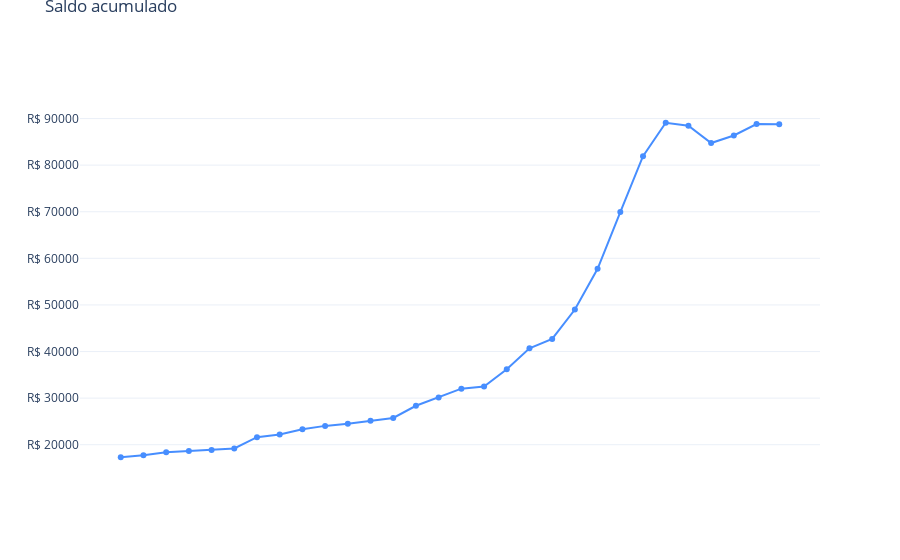

Notebook code cell kept with this figure:
### Code cell
### saldos_por_periodo
periodo = "sem"
n = 30

tbl = db.saldos_transac_periodo(periodo=periodo)
if periodo == "sem":
    tbl["Data"] = tbl["Data"].apply(lambda x: datetime.strptime(x+"-0", "%Y-%W-%w"))
tbl["Data"] = pd.to_datetime(tbl.Data)

tbl["SaldoAcum"] = (tbl["Somas"] + tbl["Abatimentos"]).cumsum()
tbl["SaldoAcumDisplay"] = tbl["SaldoAcum"]\
    .apply(lambda x: f"{x:_.2f}".replace(".", ",").replace("_", " "))

if n:
    tbl = tbl.tail(n)

datestr = "%B de %Y"
if periodo == "dia":
    datestr = "%d de %B de %Y"
elif periodo == "sem":
    datestr = "%Y, semana %W"

layout = pg.Layout(
    showlegend=False,
    template="plotly_white",
    hovermode="x unified",
    xaxis=dict(
        tickmode="array",
        tickvals=[i for i in tbl["Data"]],
        ticktext=[i.strftime(datestr) for i in tbl["Data"]],
        showticklabels=False
    ),
    yaxis_tickprefix = 'R$',
    yaxis_tickformat=" "
)

fig = pg.Figure(layout=layout)
fig.add_trace(pg.Scatter(
    x=tbl["Data"], y=tbl["SaldoAcum"], name="Saldo", 
    mode="lines+markers", 
    customdata=tbl[["SaldoAcumDisplay"]],
    hovertemplate="<b>R$ %{customdata[0]}</b>",
    offsetgroup=0,
    marker=dict(color=CORES[0]),
))
fig.update_layout(title=dict(text="Saldo acumulado", automargin=True))
fig.update_xaxes(showgrid=False)
fig.show(config={"displayModeBar": False})

### Figure 1 — Plotly figure (JSON) as saved in the notebook; plotly's stock layout.template omitted (floating-point values rounded to 4 significant figures)
{"data": [{"customdata": [["17 307,20"], ["17 737,50"], ["18 365,10"], ["18 662,50"], ["18 868,40"], ["19 209,30"], ["21 620,10"], ["22 182,20"], ["23 300,60"], ["24 040,90"], ["24 498,80"], ["25 118,80"], ["25 735,90"], ["28 361,00"], ["30 114,80"], ["32 035,50"], ["32 483,90"], ["36 209,70"], ["40 676,30"], ["42 704,70"], ["49 003,40"], ["57 749,50"], ["69 935,50"], ["81 934,70"], ["89 099,40"], ["88 458,60"], ["84 745,70"], ["86 362,70"], ["88 813,08"], ["88 791,18"]], "hovertemplate": "<b>R$ %{customdata[0]}</b>", "marker": {"color": "#478eff"}, "mode": "lines+markers", "name": "Saldo", "offsetgroup": "0", "type": "scatter", "x": ["2023-11-05T00:00:00", "2023-11-12T00:00:00", "2023-11-19T00:00:00", "2023-11-26T00:00:00", "2023-12-03T00:00:00", "2023-12-10T00:00:00", "2023-12-17T00:00:00", "2023-12-24T00:00:00", "2023-12-31T00:00:00", "2024-01-07T00:00:00", "2024-01-14T00:00:00", "2024-01-21T00:00:00", "2024-01-28T00:00:00", "2024-02-04T00:00:00", "2024-02-11T00:00:00", "2024-02-18T00:00:00", "2024-02-25T00:00:00", "2024-03-03T00:00:00", "2024-03-10T00:00:00", "2024-03-17T00:00:00", "2024-03-24T00:00:00", "2024-03-31T00:00:00", "2024-04-07T00:00:00", "2024-04-14T00:00:00", "2024-04-21T00:00:00", "2024-04-28T00:00:00", "2024-05-05T00:00:00", "2024-05-12T00:00:00", "2024-05-19T00:00:00", "2024-05-26T00:00:00"], "y": [17310.0, 17740.0, 18370.0, 18660.0, 18870.0, 19210.0, 21620.0, 22180.0, 23300.0, 24040.0, 24500.0, 25120.0, 25740.0, 28360.0, 30110.0, 32040.0, 32480.0, 36210.0, 40680.0, 42700.0, 49000.0, 57750.0, 69940.0, 81930.0, 89100.0, 88460.0, 84750.0, 86360.0, 88810.0, 88790.0]}], "layout": {"hovermode": "x unified", "showlegend": false, "title": {"automargin": true, "text": "Saldo acumulado"}, "xaxis": {"showgrid": false, "showticklabels": false, "tickmode": "array", "ticktext": ["2023, semana 44", "2023, semana 45", "2023, semana 46", "2023, semana 47", "2023, semana 48", "2023, semana 49", "2023, semana 50", "2023, semana 51", "2023, semana 52", "2024, semana 01", "2024, semana 02", "2024, semana 03", "2024, semana 04", "2024, semana 05", "2024, semana 06", "2024, semana 07", "2024, semana 08", "2024, semana 09", "2024, semana 10", "2024, semana 11", "2024, semana 12", "2024, semana 13", "2024, semana 14", "2024, semana 15", "2024, semana 16", "2024, semana 17", "2024, semana 18", "2024, semana 19", "2024, semana 20", "2024, semana 21"], "tickvals": ["2023-11-05T00:00:00", "2023-11-12T00:00:00", "2023-11-19T00:00:00", "2023-11-26T00:00:00", "2023-12-03T00:00:00", "2023-12-10T00:00:00", "2023-12-17T00:00:00", "2023-12-24T00:00:00", "2023-12-31T00:00:00", "2024-01-07T00:00:00", "2024-01-14T00:00:00", "2024-01-21T00:00:00", "2024-01-28T00:00:00", "2024-02-04T00:00:00", "2024-02-11T00:00:00", "2024-02-18T00:00:00", "2024-02-25T00:00:00", "2024-03-03T00:00:00", "2024-03-10T00:00:00", "2024-03-17T00:00:00", "2024-03-24T00:00:00", "2024-03-31T00:00:00", "2024-04-07T00:00:00", "2024-04-14T00:00:00", "2024-04-21T00:00:00", "2024-04-28T00:00:00", "2024-05-05T00:00:00", "2024-05-12T00:00:00", "2024-05-19T00:00:00", "2024-05-26T00:00:00"]}, "yaxis": {"tickformat": " ", "tickprefix": "R$"}}}
